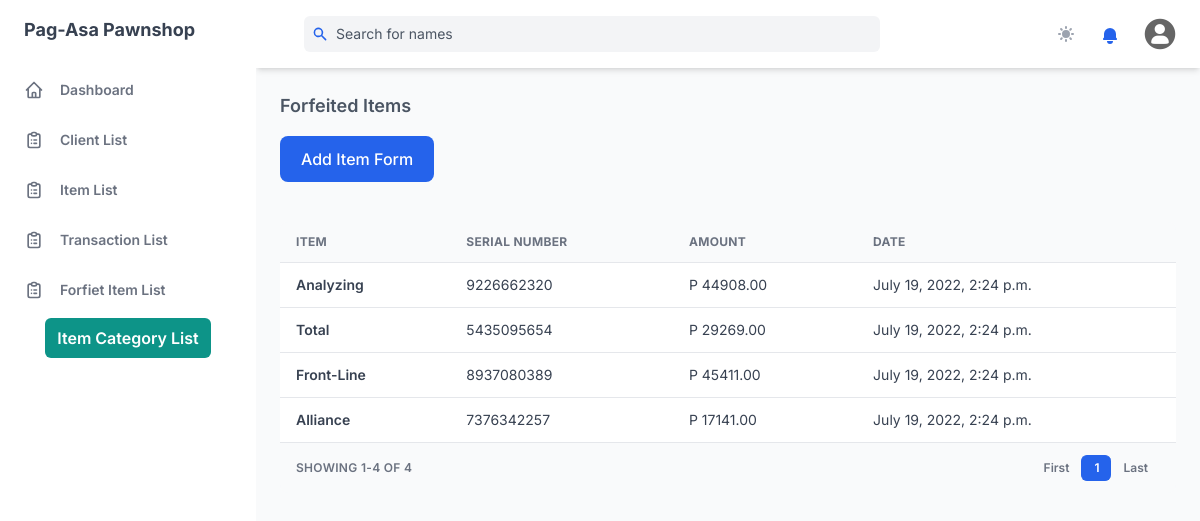
/forfeit/items/ (signed in), run on the app's committed database.
### management_system/models.py (models this page shows, shortened)
class Forfeit(models.Model):
    item = models.ForeignKey(Item, related_name="forfeits", on_delete=models.CASCADE)

class Item(models.Model):
    CHOICE = [
        ('A', 'Active'),
        ('I', 'Inactive')
    ]
    item = models.CharField(max_length=255)
    serial_number = models.IntegerField()
    model = models.CharField(max_length=255)
    appraise_value = models.DecimalField(max_digits=10, decimal_places=2)
    item_description = models.CharField(max_length=255, blank=True, null=True)
    category = models.ManyToManyField(
        Category, blank=True, related_name="categories")
    status=models.CharField(choices=CHOICE, default='A', max_length=2)
    remarks = models.TextField(blank=True, null=True)
    created = models.DateTimeField(auto_now_add=True)
    updated = models.DateTimeField(auto_now=True)

### management_system/views.py (the view)
class ForfeitItemsView(LoginRequiredMixin, ListView):
    template_name = "forfeit_item_list_full.html"
    context_object_name = "items"
    paginate_by = 10
    model = Forfeit
    ordering = ['item']
    transactions = five_days_due_date(Transaction)
    def get_context_data(self, **kwargs):
        context = super(ForfeitItemsView, self).get_context_data(**kwargs)
        context['count_notification'] = len(self.transactions)
        context['categories'] = category_list(Category)
        return context

### management_system/models.py (called while the page is built)
    def __str__(self) -> str:
        return f"{self.name}".capitalize()

### management_system/views.py (called while the page is built)
def category_list(category_model):
    categories = category_model.objects.all()
    return categories

### templates/forfeit_item_list_full.html
{% extends 'base.html' %}
{% block content %}
{% include 'components/forfeit_item_list.html' %}
{% endblock content %}

### templates/components/forfeit_item_list.html (shortened to what this page needs)
{% load mathfilters %}
{% load l10n %}
<div id="content" class="mt-6">
  <h4 id="item-title" class="mb-4 text-lg font-semibold text-gray-600 dark:text-gray-300">
    Forfeited Items
  </h4>
  <div class="mb-6 flex justify-between">
    <a href="{% url 'item_form' %}" hx-boost="true" hx-indicator="#my-indicator">
      <button
        class="px-5 mb-4 py-3 font-medium leading-5 text-white transition-colors duration-150 bg-blue-600 border border-transparent rounded-lg active:bg-blue-600 hover:bg-blue-700 focus:outline-none focus:shadow-outline-blue"
      >
        Add Item Form
      </button>
    </a>
  </div>
  <div id="item-list" class="w-full overflow-hidden rounded-lg shadow-xs">
    <div class="w-full overflow-x-auto">
      <table class="w-full whitespace-no-wrap">
        <thead>
          <tr
            class="text-xs font-semibold tracking-wide text-left text-gray-500 uppercase border-b dark:border-gray-700 bg-gray-50 dark:text-gray-400 dark:bg-gray-800"
          >
            <th class="px-4 py-3">Item</th>
            <th class="px-4 py-3">Serial Number</th>
            <th class="px-4 py-3">Amount</th>
            <th class="px-4 py-3">Date</th>
          </tr>
        </thead>
        <tbody class="bg-white divide-y dark:divide-gray-700 dark:bg-gray-800">
          {% for item in items %}
          <tr class="text-gray-700 dark:text-gray-400">
            <td class="px-4 py-3">
              <div class="flex items-center text-sm">
                <div>
                  <a href="{% url 'item_detail' item.pk %}" hx-boost="true" hx-indicator="#my-indicator">
                    <p class="font-semibold">{{item.item.item|title}}</p>
                  </a>
                </div>
              </div>
            </td>
            <td class="px-4 py-3 text-sm">{{item.item.serial_number|unlocalize}}</td>
            <td class="px-4 py-3 text-sm">P {{item.item.appraise_value}}</td>
            <td class="px-4 py-3 text-sm">{{item.item.created}}</td>
          </tr>
          {% endfor %}
        </tbody>
      </table>
    </div>
    <div
      class="grid px-4 py-3 text-xs font-semibold tracking-wide text-gray-500 uppercase border-t dark:border-gray-700 bg-gray-50 sm:grid-cols-9 dark:text-gray-400 dark:bg-gray-800"
    >
    <span class="flex items-center col-span-3">
      Showing {% if page_obj.number > 1%}{{page_obj.number|sub:1}}{% endif %}1-{% if page_obj.number == page_obj.paginator.num_pages%}{{page_obj.paginator.count}}{%else%}{{page_obj.number|mul:10}}{%endif%} of {{page_obj.paginator.count}}
    </span>
    <span class="col-span-2"></span>
    <span class="flex col-span-4 mt-2 sm:mt-auto sm:justify-end">
      <nav aria-label="Table navigation">
        <ul class="inline-flex items-center">
            <a href="?page=1" hx-boost="true">
            <li>
              <button
              class="px-3 py-1 rounded-md rounded-l-lg focus:outline-none focus:shadow-outline-blue"
              aria-label="Previous"
              >
              First
              </button>
            </li>
          </a>
          {% for num in page_obj.paginator.page_range %}
          {% if page_obj.number == num %}
          <li>
            <a href="?page={{ num }}">
              <button
                class="px-3 py-1 text-white transition-colors duration-150 bg-blue-600 border border-r-0 border-blue-600 rounded-md focus:outline-none focus:shadow-outline-blue"
              >
                {{ num }}
              </button>
            </a>
          </li>
          {% endif %}
          {% endfor %}
        <li>
          <a href="?page={{page_obj.paginator.num_pages}}" hx-boost="true">
            <button
            class="px-3 py-1 rounded-md rounded-l-lg focus:outline-none focus:shadow-outline-blue"
            aria-label="Previous"
            >
            Last
            </button>
          </a>
        </li>
        </ul>
      </nav>
    </span>
    </div>
  </div>
</div>

### static/css/print.css (style rules this page uses)
a:link { text-decoration: none; }

### data on the page
Forfeit: item.item "Analyzing", item.serial_number "9226662320", item.appraise_value "44908.00", item.created "July 19, 2022, 2:24 p.m."
Forfeit: item.item "Total", item.serial_number "5435095654", item.appraise_value "29269.00", item.created "July 19, 2022, 2:24 p.m."
Forfeit: item.item "Front-Line", item.serial_number "8937080389", item.appraise_value "45411.00", item.created "July 19, 2022, 2:24 p.m."
Forfeit: item.item "Alliance", item.serial_number "7376342257", item.appraise_value "17141.00", item.created "July 19, 2022, 2:24 p.m."

### other printed values
{{ page_obj.paginator.count }} "4"
{{ num }} "1"
